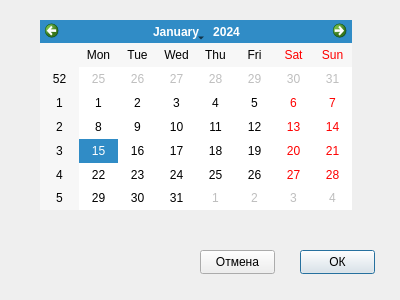
<?xml version="1.0" encoding="UTF-8"?>
<ui version="4.0">
 <class>form_date</class>
 <widget class="QDialog" name="form_date">
  <property name="geometry">
   <rect>
    <x>0</x>
    <y>0</y>
    <width>400</width>
    <height>300</height>
   </rect>
  </property>
  <property name="windowTitle">
   <string>Dialog</string>
  </property>
  <widget class="QPushButton" name="b_ok">
   <property name="geometry">
    <rect>
     <x>300</x>
     <y>250</y>
     <width>75</width>
     <height>24</height>
    </rect>
   </property>
   <property name="text">
    <string>ОК</string>
   </property>
  </widget>
  <widget class="QPushButton" name="b_cancel">
   <property name="geometry">
    <rect>
     <x>200</x>
     <y>250</y>
     <width>75</width>
     <height>24</height>
    </rect>
   </property>
   <property name="text">
    <string>Отмена</string>
   </property>
  </widget>
  <widget class="QCalendarWidget" name="ui_calendar">
   <property name="geometry">
    <rect>
     <x>40</x>
     <y>20</y>
     <width>312</width>
     <height>190</height>
    </rect>
   </property>
  </widget>
 </widget>
 <resources/>
 <connections/>
</ui>
